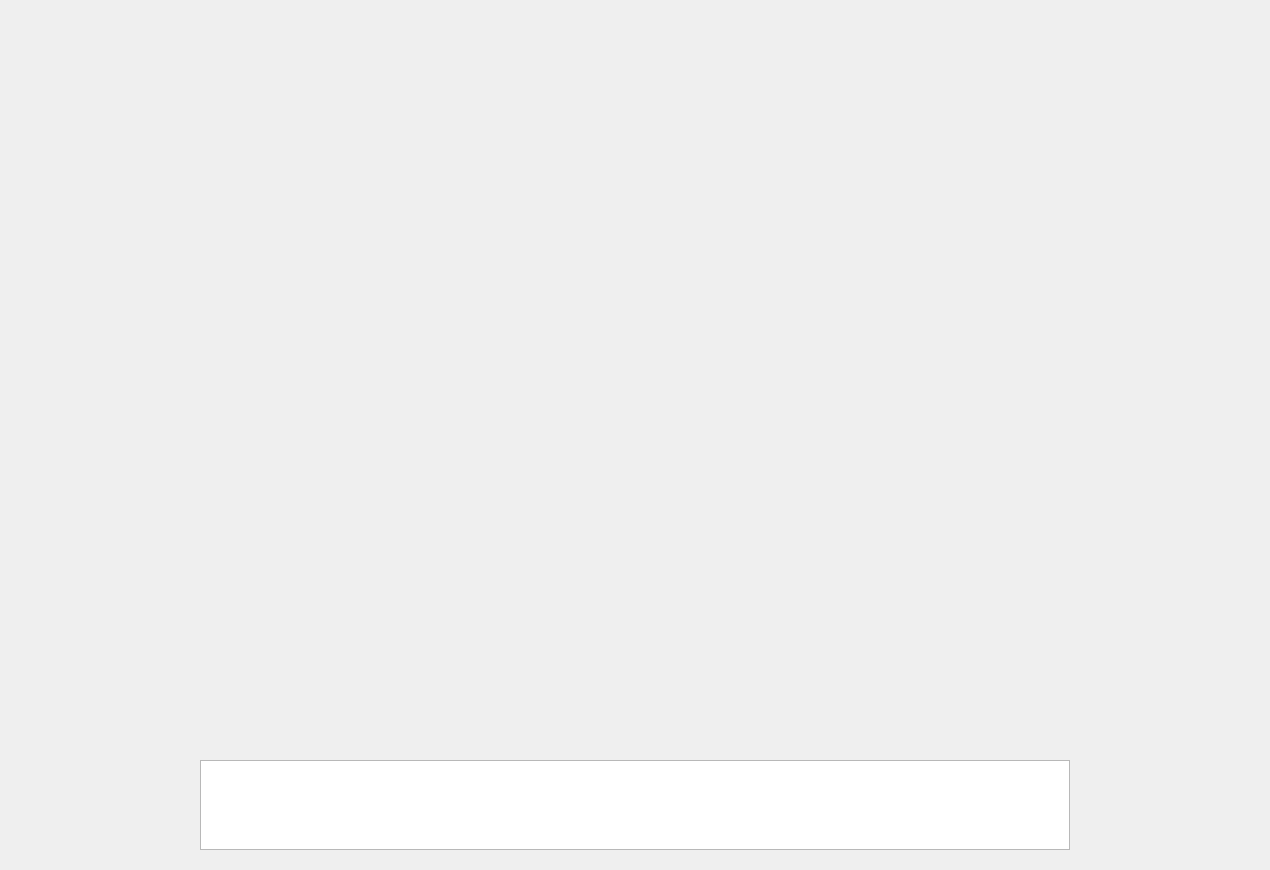
<?xml version="1.0" encoding="UTF-8"?>
<ui version="4.0">
 <class>Form</class>
 <widget class="QWidget" name="Form">
  <property name="geometry">
   <rect>
    <x>0</x>
    <y>0</y>
    <width>1270</width>
    <height>870</height>
   </rect>
  </property>
  <property name="windowTitle">
   <string>Form</string>
  </property>
  <widget class="QWidget" name="widget" native="true">
   <property name="geometry">
    <rect>
     <x>85</x>
     <y>20</y>
     <width>1100</width>
     <height>700</height>
    </rect>
   </property>
  </widget>
  <widget class="QTextEdit" name="textEdit">
   <property name="geometry">
    <rect>
     <x>200</x>
     <y>760</y>
     <width>870</width>
     <height>90</height>
    </rect>
   </property>
  </widget>
 </widget>
 <resources/>
 <connections/>
</ui>
